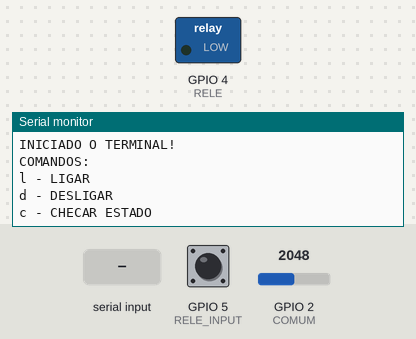
A sketch run on a simulated ESP32-C6. On the bench: switched loads named in the sketch (green lamp = pin HIGH), the last lines printed to the serial monitor. Inputs (shaded band) come from the test bench; at power-on: GPIO 2 (COMUM) = 2048, GPIO 5 (RELE_INPUT) HIGH.

Above: at 1.2 s.
1.3 s: "l\n" received over Serial
At 2.0 s:
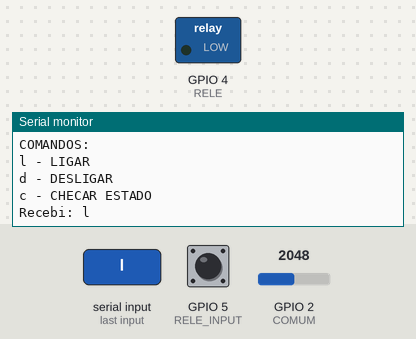
3.0 s: "d\n" received over Serial
At 4.4 s:
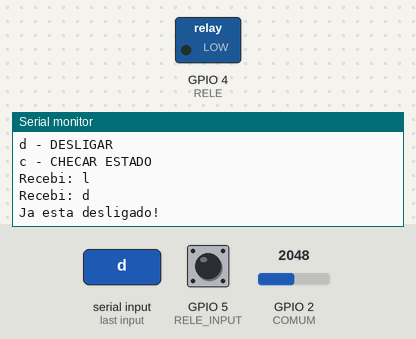
4.7 s: "c\n" received over Serial
At 5.9 s:
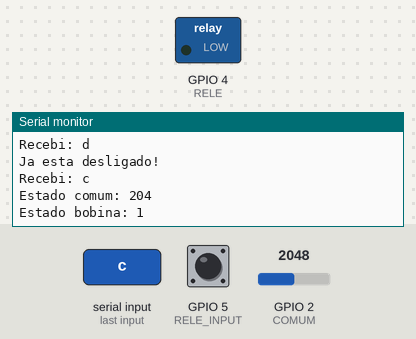

The sketch:

sketch.ino
```cpp
// Projeto: Lâmpada Inteligente com ESP32

#define RELE 4
#define RELE_INPUT 5
#define COMUM 2

void setup()
{
    // Configurações iniciais
  pinMode(RELE, OUTPUT);
  pinMode(RELE_INPUT, INPUT_PULLUP);
  Serial.begin(115200);
  digitalWrite(RELE, LOW);

  Serial.print("INICIADO O TERMINAL!\n");
  Serial.print("COMANDOS:\nl - LIGAR\nd - DESLIGAR\nc - CHECAR ESTADO\n");
}

String leStringSerial()
{
  String conteudo = "";
  char estado;
  while (Serial.available() > 0) {
    estado = Serial.read();
    if (estado != '\n') {
      conteudo.concat(estado);
    }
    delay(100);
  }
  Serial.print("Recebi: ");
  Serial.println(conteudo);

  return conteudo;
}

void loop() {

  if (Serial.available() > 0) {
    // Capturando as leituras dos pinos
    int b = digitalRead(RELE_INPUT);
    float c = analogRead(COMUM);
    int estado = (int)(c/10);

    // Lendo o comando recebido via serial
    String recebido = leStringSerial();

    // Lógica para ligar/desligar/checar o estado da lâmpada
    if (recebido == "l") {
      if(estado == 0) {
        Serial.print("Ja esta ligado!\n");
      } else {
        digitalWrite(RELE, !b);
      }
    }
    if (recebido == "d") {
      if(estado == 0) {
        digitalWrite(RELE, !b);
      } else {
        Serial.print("Ja esta desligado!\n");
      }
    }

    // Lógica para testes e verificação do estado
    if (recebido == "c") {
      Serial.print("Estado comum: ");
      Serial.println(estado);
      Serial.print("Estado bobina: ");
      Serial.println(b);
    }
  }
  delay(100);
}
```

Measured:
- after the input at 1.3 s, the serial monitor: prints a new line after 0.20 s (image 1)
- after the input at 3.0 s, the serial monitor: prints a new line after 0.21 s (image 2)
- after the input at 4.7 s, the serial monitor: prints a new line after 0.21 s (image 3)
